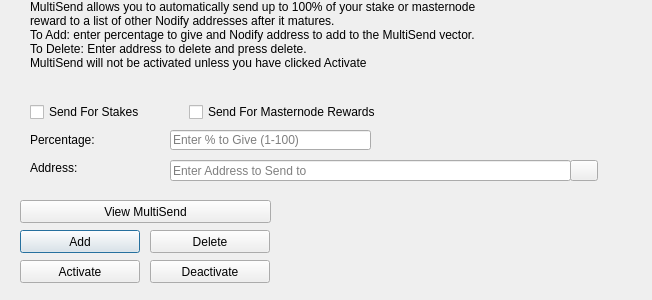
<?xml version="1.0" encoding="UTF-8"?>
<ui version="4.0">
 <class>MultiSendDialog</class>
 <widget class="QDialog" name="MultiSendDialog">
  <property name="windowModality">
   <enum>Qt::NonModal</enum>
  </property>
  <property name="geometry">
   <rect>
    <x>0</x>
    <y>0</y>
    <width>652</width>
    <height>300</height>
   </rect>
  </property>
  <property name="windowTitle">
   <string>MultiSend</string>
  </property>
  <widget class="QLineEdit" name="multiSendPercentEdit">
   <property name="geometry">
    <rect>
     <x>170</x>
     <y>130</y>
     <width>201</width>
     <height>20</height>
    </rect>
   </property>
   <property name="toolTip">
    <string>Enter whole numbers 1 - 100</string>
   </property>
   <property name="placeholderText">
    <string>Enter % to Give (1-100)</string>
   </property>
  </widget>
  <widget class="QLineEdit" name="multiSendAddressEdit">
   <property name="geometry">
    <rect>
     <x>170</x>
     <y>160</y>
     <width>401</width>
     <height>21</height>
    </rect>
   </property>
   <property name="toolTip">
    <string/>
   </property>
   <property name="placeholderText">
    <string>Enter Address to Send to</string>
   </property>
  </widget>
  <widget class="QLabel" name="label_2">
   <property name="geometry">
    <rect>
     <x>30</x>
     <y>0</y>
     <width>451</width>
     <height>121</height>
    </rect>
   </property>
   <property name="lineWidth">
    <number>1</number>
   </property>
   <property name="text">
    <string>MultiSend allows you to automatically send up to 100% of your stake or masternode reward to a list of other Nodify addresses after it matures.
To Add: enter percentage to give and Nodify address to add to the MultiSend vector.
To Delete: Enter address to delete and press delete.
MultiSend will not be activated unless you have clicked Activate</string>
   </property>
   <property name="alignment">
    <set>Qt::AlignLeading|Qt::AlignLeft|Qt::AlignTop</set>
   </property>
   <property name="wordWrap">
    <bool>true</bool>
   </property>
  </widget>
  <widget class="QLabel" name="message">
   <property name="geometry">
    <rect>
     <x>290</x>
     <y>200</y>
     <width>351</width>
     <height>91</height>
    </rect>
   </property>
   <property name="text">
    <string/>
   </property>
  </widget>
  <widget class="QPushButton" name="addButton">
   <property name="geometry">
    <rect>
     <x>20</x>
     <y>230</y>
     <width>120</width>
     <height>23</height>
    </rect>
   </property>
   <property name="toolTip">
    <string/>
   </property>
   <property name="statusTip">
    <string>Add to MultiSend Vector</string>
   </property>
   <property name="text">
    <string>Add</string>
   </property>
  </widget>
  <widget class="QPushButton" name="disableButton">
   <property name="geometry">
    <rect>
     <x>150</x>
     <y>260</y>
     <width>120</width>
     <height>23</height>
    </rect>
   </property>
   <property name="statusTip">
    <string>Deactivate MultiSend</string>
   </property>
   <property name="text">
    <string>Deactivate</string>
   </property>
  </widget>
  <widget class="QPushButton" name="addressBookButton">
   <property name="geometry">
    <rect>
     <x>570</x>
     <y>160</y>
     <width>28</width>
     <height>21</height>
    </rect>
   </property>
   <property name="toolTip">
    <string>Choose an address from the address book</string>
   </property>
   <property name="text">
    <string/>
   </property>
   <property name="icon">
    <iconset resource="../nodify.qrc">
     <normaloff>:/icons/address-book</normaloff>:/icons/address-book</iconset>
   </property>
   <property name="shortcut">
    <string>Alt+A</string>
   </property>
   <property name="autoDefault">
    <bool>false</bool>
   </property>
  </widget>
  <widget class="QLabel" name="label">
   <property name="geometry">
    <rect>
     <x>30</x>
     <y>130</y>
     <width>121</width>
     <height>20</height>
    </rect>
   </property>
   <property name="toolTip">
    <string>Percentage of stake to send</string>
   </property>
   <property name="text">
    <string>Percentage:</string>
   </property>
  </widget>
  <widget class="QLabel" name="label_5">
   <property name="geometry">
    <rect>
     <x>30</x>
     <y>160</y>
     <width>111</width>
     <height>16</height>
    </rect>
   </property>
   <property name="toolTip">
    <string>Address to send portion of stake to</string>
   </property>
   <property name="text">
    <string>Address:</string>
   </property>
  </widget>
  <widget class="QPushButton" name="deleteButton">
   <property name="geometry">
    <rect>
     <x>150</x>
     <y>230</y>
     <width>120</width>
     <height>23</height>
    </rect>
   </property>
   <property name="toolTip">
    <string/>
   </property>
   <property name="statusTip">
    <string>Delete Address From MultiSend Vector</string>
   </property>
   <property name="text">
    <string>Delete</string>
   </property>
  </widget>
  <widget class="QPushButton" name="activateButton">
   <property name="geometry">
    <rect>
     <x>20</x>
     <y>260</y>
     <width>120</width>
     <height>23</height>
    </rect>
   </property>
   <property name="statusTip">
    <string>Activate MultiSend</string>
   </property>
   <property name="text">
    <string>Activate</string>
   </property>
  </widget>
  <widget class="QPushButton" name="viewButton">
   <property name="geometry">
    <rect>
     <x>20</x>
     <y>200</y>
     <width>251</width>
     <height>23</height>
    </rect>
   </property>
   <property name="toolTip">
    <string/>
   </property>
   <property name="statusTip">
    <string>View MultiSend Vector</string>
   </property>
   <property name="text">
    <string>View MultiSend</string>
   </property>
  </widget>
  <widget class="QWidget" name="horizontalLayoutWidget">
   <property name="geometry">
    <rect>
     <x>30</x>
     <y>100</y>
     <width>351</width>
     <height>24</height>
    </rect>
   </property>
   <layout class="QHBoxLayout" name="horizontalLayout">
    <item>
     <widget class="QCheckBox" name="multiSendStakeCheckBox">
      <property name="text">
       <string>Send For Stakes</string>
      </property>
     </widget>
    </item>
    <item>
     <widget class="QCheckBox" name="multiSendMasternodeCheckBox">
      <property name="text">
       <string>Send For Masternode Rewards</string>
      </property>
     </widget>
    </item>
   </layout>
  </widget>
 </widget>
 <resources>
  <include location="../nodify.qrc"/>
 </resources>
 <connections/>
</ui>
